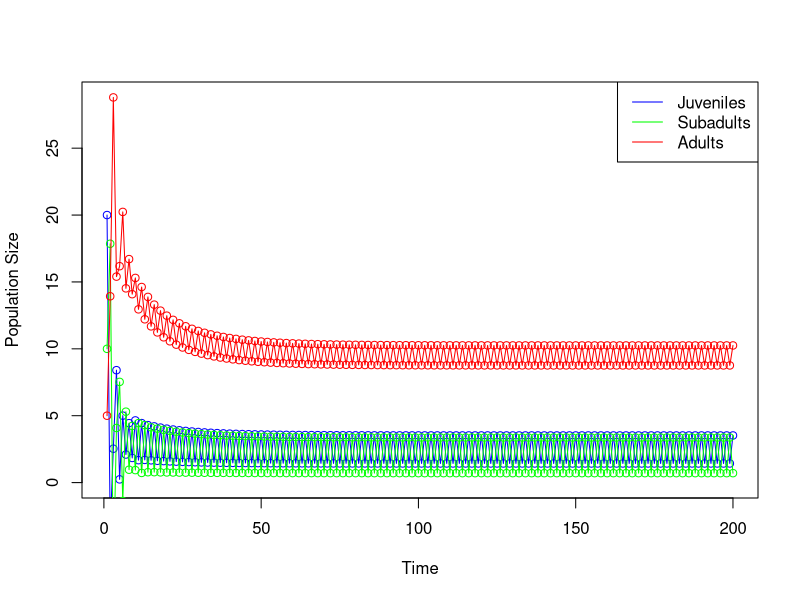
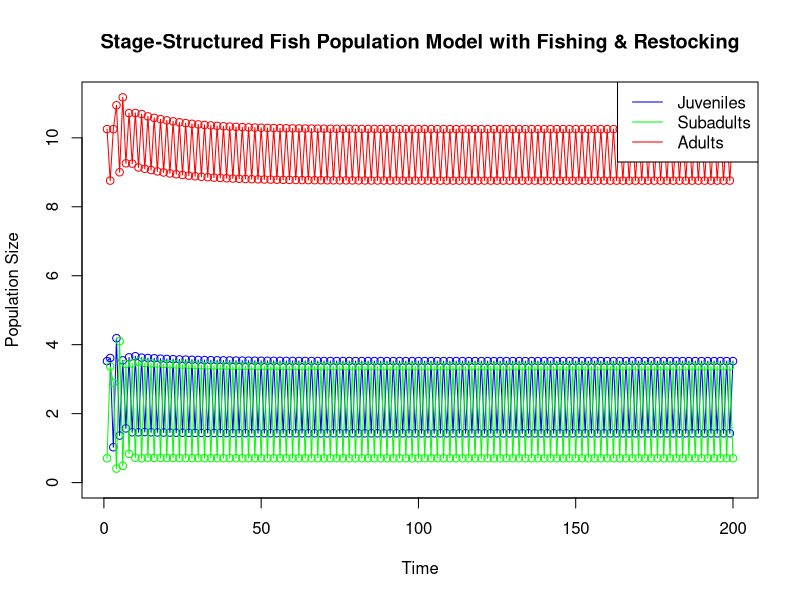

Reproduce these figures in R, in order.
# Define parameters
juvenile_survival_rate <- 1 - (0.429 / 2)   # Probability of a juvenile surviving to the next time step
subadult_survival_rate <- 1 - (0.429 / 2)   # Probability of a subadult surviving to the next time step
adult_survival_rate <-  1 - (0.429 / 2)  # 0.429 is the annual mortality, divided in 2 for 6 months time steps - Probability of an adult surviving to the next time step

juvenile_to_subadult_rate <- 1 #0.2 # Probability of a juvenile transitioning to subadult
subadult_to_adult_rate <- 1 #0.2   # Probability of a subadult transitioning to adult

reproduction_rate <- 0.6 #0.19
reproduction_rate_2 <- 0.3 #0.03

carrying_capacity <- 50 #g/m2

#restocking
restocked_juveniles <- 0

# Fishing rates
juvenile_fishing_rate <- 0    # Fraction of juvenile population caught by fishing per time step
adult_fishing_rate <- 0      # Fraction of adult population caught by fishing per time step

# Initial population sizes in g/m2 - just made up values
juvenile_population <- 20
subadult_population <- 10
adult_population <- 5

# Number of time steps to simulate
time_steps <- 200

# Vectors to store population sizes over time
juvenile_population_over_time <- numeric(time_steps)
subadult_population_over_time <- numeric(time_steps)
adult_population_over_time <- numeric(time_steps)

# Initialize population sizes
juvenile_population_over_time[1] <- juvenile_population
subadult_population_over_time[1] <- subadult_population
adult_population_over_time[1] <- adult_population

# Simulation loop
for (t in 2:time_steps) {
  # Alternate reproduction rate based on the timestep (even or odd)
  if (t %% 2 == 0) {
    current_reproduction_rate <- reproduction_rate
  } else {
    current_reproduction_rate <- reproduction_rate_2
  }
  
  # Calculate the number of juveniles, subadults, and adults in the next time step
  total_population <- juvenile_population + subadult_population + adult_population
  new_juveniles <- adult_population * current_reproduction_rate * (1 - total_population / carrying_capacity)
  surviving_juveniles <- juvenile_population * juvenile_survival_rate * (1 - juvenile_fishing_rate)
  new_subadults <- juvenile_population * juvenile_to_subadult_rate
  surviving_subadults <- subadult_population * subadult_survival_rate
  new_adults <- subadult_population * subadult_to_adult_rate
  surviving_adults <- adult_population * adult_survival_rate * (1 - adult_fishing_rate)
  
  # Update population sizes
  juvenile_population <- new_juveniles + surviving_juveniles - new_subadults + restocked_juveniles
  subadult_population <- new_subadults + surviving_subadults - new_adults
  adult_population <- new_adults + surviving_adults
  
  # Store population sizes
  juvenile_population_over_time[t] <- juvenile_population
  subadult_population_over_time[t] <- subadult_population
  adult_population_over_time[t] <- adult_population
}

# Plot the results
plot(1:time_steps, juvenile_population_over_time, type = "o", col = "blue", 
     ylim = c(0, max(juvenile_population_over_time, subadult_population_over_time, adult_population_over_time)), 
     xlab = "Time", ylab = "Population Size") #main = "Stage-Structured Fish Population Model with Fishing & Restocking"
lines(1:time_steps, subadult_population_over_time, type = "o", col = "green")
lines(1:time_steps, adult_population_over_time, type = "o", col = "red")
legend("topright", legend = c("Juveniles", "Subadults", "Adults"), col = c("blue", "green", "red"), lty = 1)

























#Version with restocking once a year (instead of every 6 month time step)

# Vectors to store population sizes over time
juvenile_population_over_time <- numeric(time_steps)
subadult_population_over_time <- numeric(time_steps)
adult_population_over_time <- numeric(time_steps)

# Initialize population sizes
juvenile_population_over_time[1] <- juvenile_population
subadult_population_over_time[1] <- subadult_population
adult_population_over_time[1] <- adult_population

# Simulation loop
for (t in 2:time_steps) {
  # Alternate reproduction rate based on the timestep (even or odd)
  if (t %% 2 == 0) {
    current_reproduction_rate <- reproduction_rate
  } else {
    current_reproduction_rate <- reproduction_rate_2
  }
  
  # Calculate the number of juveniles, subadults, and adults in the next time step
  total_population <- juvenile_population + subadult_population + adult_population
  new_juveniles <- adult_population * current_reproduction_rate * (1 - total_population / carrying_capacity)
  surviving_juveniles <- juvenile_population * juvenile_survival_rate * (1 - juvenile_fishing_rate)
  new_subadults <- juvenile_population * juvenile_to_subadult_rate
  surviving_subadults <- subadult_population * subadult_survival_rate
  new_adults <- subadult_population * subadult_to_adult_rate
  surviving_adults <- adult_population * adult_survival_rate * (1 - adult_fishing_rate)
  
  # Update population sizes
  if (t %% 2 == 0) {
    # Add restocked juveniles every other timestep (on even timesteps)
    juvenile_population <- new_juveniles + surviving_juveniles - new_subadults + restocked_juveniles
  } else {
    # No restocked juveniles on odd timesteps
    juvenile_population <- new_juveniles + surviving_juveniles - new_subadults
  }
  
  subadult_population <- new_subadults + surviving_subadults - new_adults
  adult_population <- new_adults + surviving_adults
  
  # Store population sizes
  juvenile_population_over_time[t] <- juvenile_population
  subadult_population_over_time[t] <- subadult_population
  adult_population_over_time[t] <- adult_population
}


plot(1:time_steps, juvenile_population_over_time, type = "o", col = "blue", 
     ylim = c(0, max(juvenile_population_over_time, subadult_population_over_time, adult_population_over_time)), 
     xlab = "Time", ylab = "Population Size", main = "Stage-Structured Fish Population Model with Fishing & Restocking")
lines(1:time_steps, subadult_population_over_time, type = "o", col = "green")
lines(1:time_steps, adult_population_over_time, type = "o", col = "red")
legend("topright", legend = c("Juveniles", "Subadults", "Adults"), col = c("blue", "green", "red"), lty = 1)
